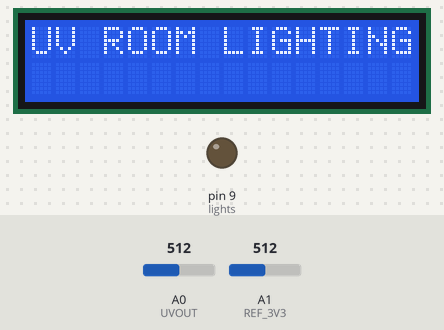
The sketch below on a simulated Arduino Uno, built with avr-gcc and run on an emulated ATmega328P. Shown: 16×2 character LCD, output pins drawn as LEDs (lit = HIGH). Inputs (shaded band) come from the test bench; at power-on: A0 (UVOUT) = 512, A1 (REF_3V3) = 512. What the sketch prints to the serial monitor is not drawn.

Above: at 0.2 s.
At 6.3 s:
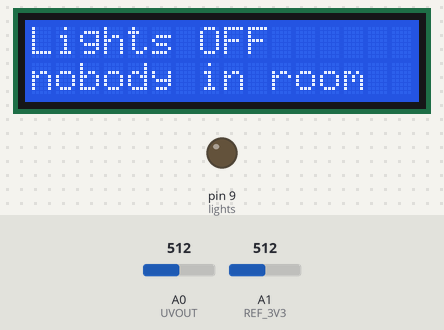

The sketch:

LM8511_ROOM_LIGHTING.ino
```cpp
#include <LiquidCrystal_I2C.h> // Library for LCD

// Set the LCD I2C address
LiquidCrystal_I2C lcd = LiquidCrystal_I2C(0x27,16,2);

//Hardware pin definitions
int UVOUT = A0; //Output from the sensor
int REF_3V3 = A1; //3.3V power on the Arduino board
int lights = 9;


void setup()
{
  Serial.begin(9600);
  lcd.init();
  lcd.backlight();
  lcd.begin(16,2);

  pinMode(UVOUT, INPUT);
  pinMode(REF_3V3, INPUT);
  // Set RelayPin as an output pin
  pinMode(lights, OUTPUT);

 lcd.setCursor(0,0);
 lcd.print("UV ROOM LIGHTING");
 Serial.println("UV ROOM LIGHTING");
 delay(4000);

}

void loop()
{
  int uvLevel = averageAnalogRead(UVOUT);
  int refLevel = averageAnalogRead(REF_3V3);

  //Use the 3.3V power pin as a reference to get a very accurate output value from sensor
  float outputVoltage = 3.3 / refLevel * uvLevel;

  float uvIntensity = mapfloat(outputVoltage, 0.99, 2.8, 0.0, 15.0); //Convert the voltage to a UV intensity level
 float IntensityF = uvIntensity*-10;
  Serial.print("output: ");
  Serial.print(refLevel);


  Serial.print("ML8511 output: ");
  Serial.print(uvLevel);

  Serial.print(" / ML8511 voltage: ");
  Serial.print(outputVoltage);

  Serial.print(" / UV Intensity (mW/cm^2): ");
  Serial.print(uvIntensity);
  Serial.print("  / IntensityF; ");
  Serial.print(IntensityF);
  //lcd.clear();
  //lcd.setCursor(0,0);
  //lcd.print("UV Ray Intensity");
  //lcd.setCursor(0, 1);
  //lcd.print(uvIntensity);
  //lcd.print(" mW/cm^2");
  Serial.println();
  delay(2000);

  if(IntensityF<21.00)
  {
    digitalWrite(lights, LOW);
    lcd.clear();
    lcd.setCursor(0,0);
    lcd.print("Lights OFF");
    lcd.setCursor(0,1);
    lcd.print("nobody in room ");
    Serial.print("nobody in room\n");
    delay(10000);
  }
  else{
    digitalWrite(lights,HIGH);
    lcd.clear();
    lcd.setCursor(0,0);
    lcd.print("Lights ON");
    lcd.setCursor(0,1);
    lcd.print("Someone  in room");
    Serial.print("someone  in room\n ");

    delay(4000);

  }}


//Takes an average of readings on a given pin
//Returns the average
int averageAnalogRead(int pinToRead)
{
  byte numberOfReadings = 8;
  unsigned int runningValue = 0;

  for(int x = 0 ; x < numberOfReadings ; x++)
    runningValue += analogRead(pinToRead);
  runningValue /= numberOfReadings;

  return(runningValue);
}

float mapfloat(float x, float in_min, float in_max, float out_min, float out_max)
{
  return (x - in_min) * (out_max - out_min) / (in_max - in_min) + out_min;
}
```
